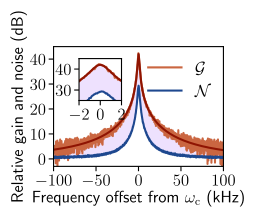

Generate this figure with Python:
import os, sys
lib_path = os.path.abspath(os.path.join('..', 'modules'))
sys.path.append(lib_path)
import fitlorentzian as fl
import getdata as gd
from graph import graph
import numpy as np
import pickle
import matplotlib

dfsw = 'day1_180948_fsw_trace'
fswfreqs, fswpowers, fswparams = gd.getFSWdata(dfsw)
dvna = 'day1_180731_vna_trace'
vnafreqs, vnapowers, vnaphases, vnaparams = gd.getVNAdata(dvna)

cf_res = pickle.load(open('resonance.dat','rb'))
bg = np.abs(cf_res['Renormalisation'])
gainbg_cf = 10* np.log10(bg**2)
centerfreq = cf_res['f0_star']

def amp_cf(freqs, res):
    phases = res['phi0'] - 2*np.arctan(2 * res['Q'] * (freqs/ res['f0_star'] -1))
    z = res['zc'] + res['r0'] * np.exp(1j*phases)
    bg = np.abs(res['Renormalisation'])
    return 10*np.log10(np.abs(z)**2 / bg**2)

noisepar = (fl.fitting(fswfreqs, 10**(fswpowers/10.0), peak=True))
noisebase = noisepar[0]

normgain = vnapowers - gainbg_cf
normnoise = fswpowers - 10*np.log10(noisebase)
midfreq = fswfreqs[len(fswfreqs)/2]

def normfreqs(freqs):
    return 1e6*( freqs - centerfreq)

# fill between
freqscom = np.intersect1d(fswfreqs, vnafreqs)
mask_fsw = np.in1d(fswfreqs, freqscom)
mask_vna = np.in1d(vnafreqs, freqscom)
fbetween = {'x':normfreqs(freqscom), 'y1':normnoise[mask_fsw], 
    'y0':normgain[mask_vna], 'col':'#dfc5fe'}

def inset(fig, ax):
    insax = fig.add_axes([0.15, 0.55, 0.25, 0.35])
    insax.plot(normfreqs(vnafreqs), normgain, color='#ca6641')
    insax.plot(normfreqs(fswfreqs), normnoise, color='#1e488f')
    insax.plot(normfreqs(fswfreqs), amp_cf(fswfreqs, cf_res), 
            color='#8f1402')
    insax.set_xlim([-2,2])
    insax.set_ylim([25,45])
    insax.locator_params(nbins=3)
    insax.fill_between(fbetween['x'], fbetween['y0'], fbetween['y1'], 
            facecolor=fbetween['col'], 
            alpha=0.5, interpolate=True, linewidth=0.0,)

graph(map(normfreqs,[vnafreqs, fswfreqs, fswfreqs]), [normgain, normnoise, amp_cf(fswfreqs, cf_res)],
    'gainnoise.pdf',
    xlab='Frequency offset from $\omega_\mathrm{c}$ (kHz)', 
    ylab='Relative gain and noise (dB)', 
    legends=['$\mathcal{G}$', '$\mathcal{N}$'],
    colors=['#ca6641', '#1e488f', '#8f1402'],
    fbetween=fbetween,
    otherfunc=inset,
    xrange=[-100.,100.],
    yrange=[-3, 45],
    small=True, 
    rast=False)
